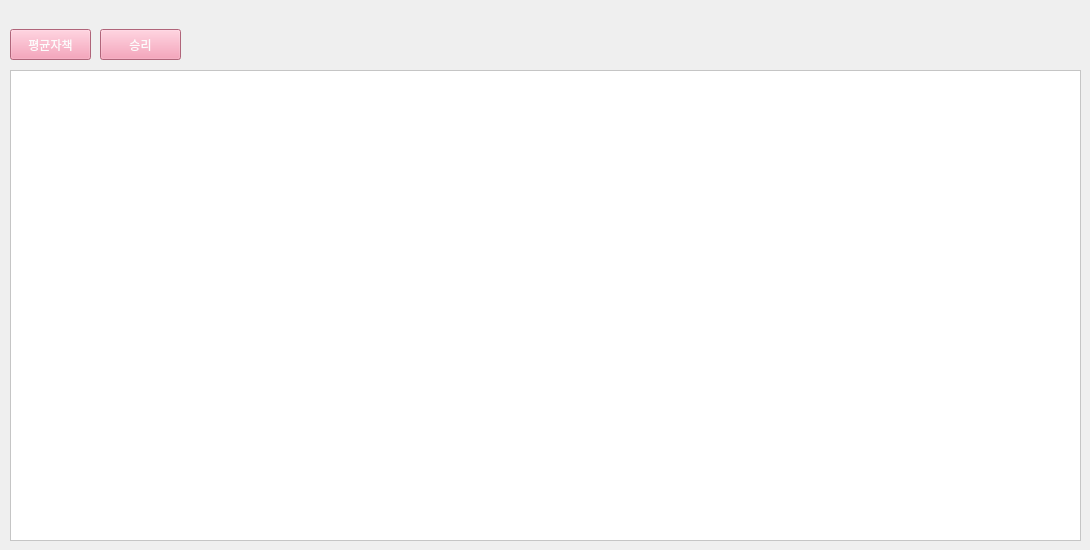
      <widget class="QWidget" name="taja_rank">
       <attribute name="title">
        <string>타자 순위</string>
       </attribute>
       <widget class="QWidget" name="widget_5" native="true">
        <property name="geometry">
         <rect>
          <x>0</x>
          <y>19</y>
          <width>841</width>
          <height>51</height>
         </rect>
        </property>
        <widget class="QPushButton" name="pushButton_3">
         <property name="geometry">
          <rect>
           <x>100</x>
           <y>10</y>
           <width>81</width>
           <height>31</height>
          </rect>
         </property>
         <property name="styleSheet">
          <string notr="true">font: 11pt &quot;D2Coding&quot;;
background-color:#F68EAB;
color:#FCFCFC;</string>
         </property>
         <property name="text">
          <string>승리</string>
         </property>
        </widget>
        <widget class="QPushButton" name="pushButton">
         <property name="geometry">
          <rect>
           <x>10</x>
           <y>10</y>
           <width>81</width>
           <height>31</height>
          </rect>
         </property>
         <property name="styleSheet">
          <string notr="true">font: 11pt &quot;D2Coding&quot;;
background-color:#F68EAB;
color:#FCFCFC;</string>
         </property>
         <property name="text">
          <string>평균자책</string>
         </property>
        </widget>
       </widget>
       <widget class="QTableWidget" name="tableWidget_week_2">
        <property name="geometry">
         <rect>
          <x>10</x>
          <y>70</y>
          <width>1071</width>
          <height>471</height>
         </rect>
        </property>
        <property name="font">
         <font>
          <pointsize>14</pointsize>
          <weight>75</weight>
          <bold>true</bold>
         </font>
        </property>
        <property name="styleSheet">
         <string notr="true">background-color: rgb(255, 255, 255);</string>
        </property>
       </widget>
      </widget>
